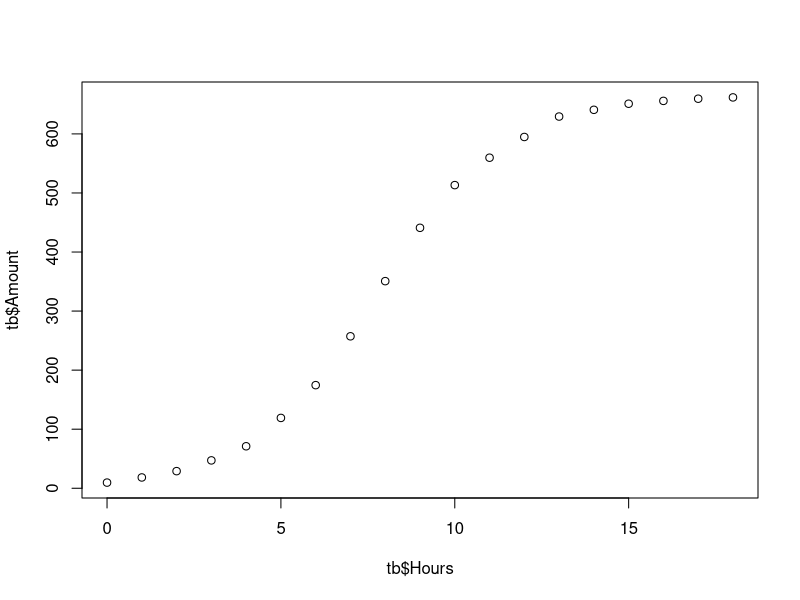
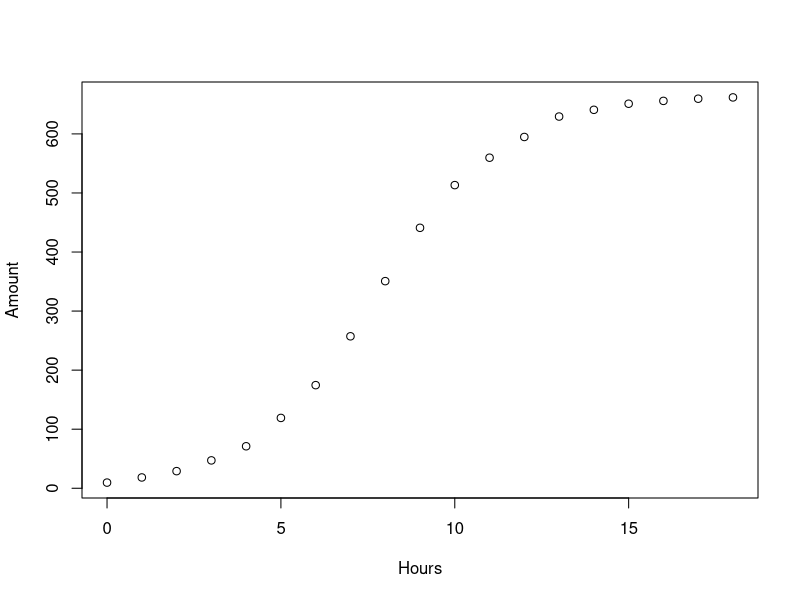
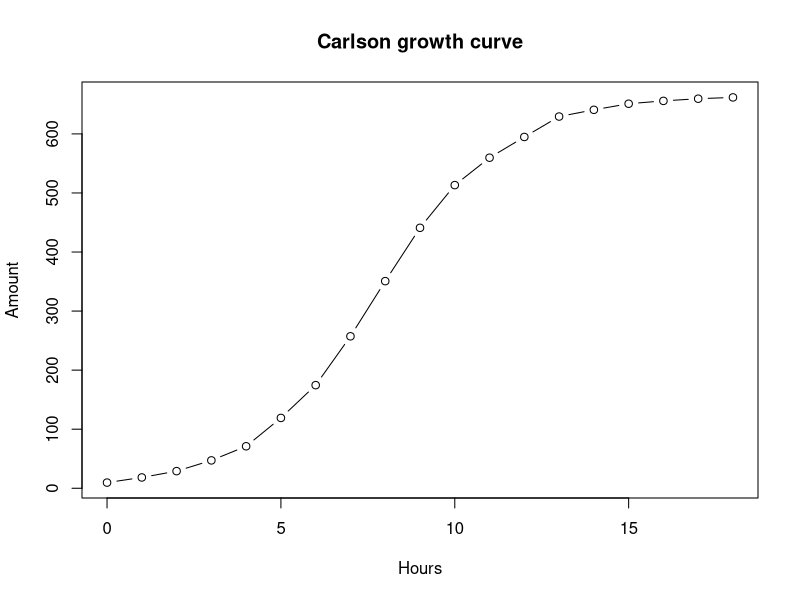
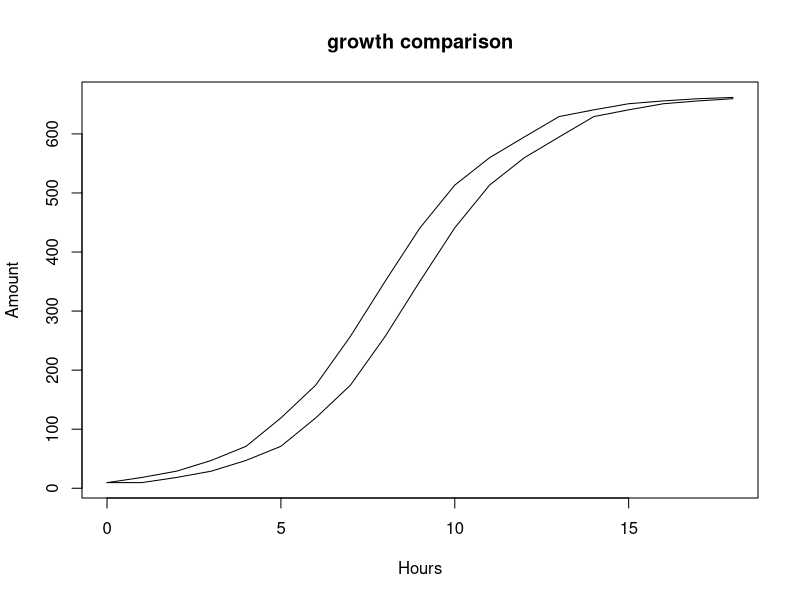
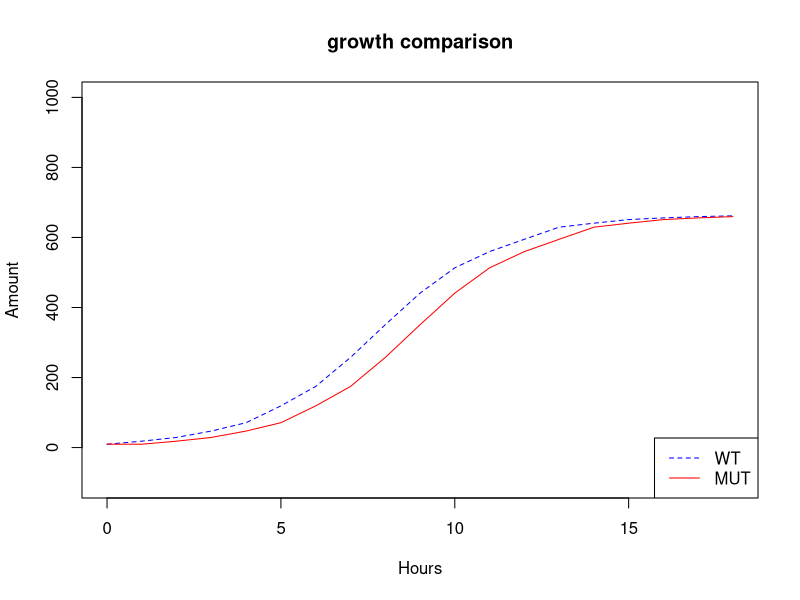
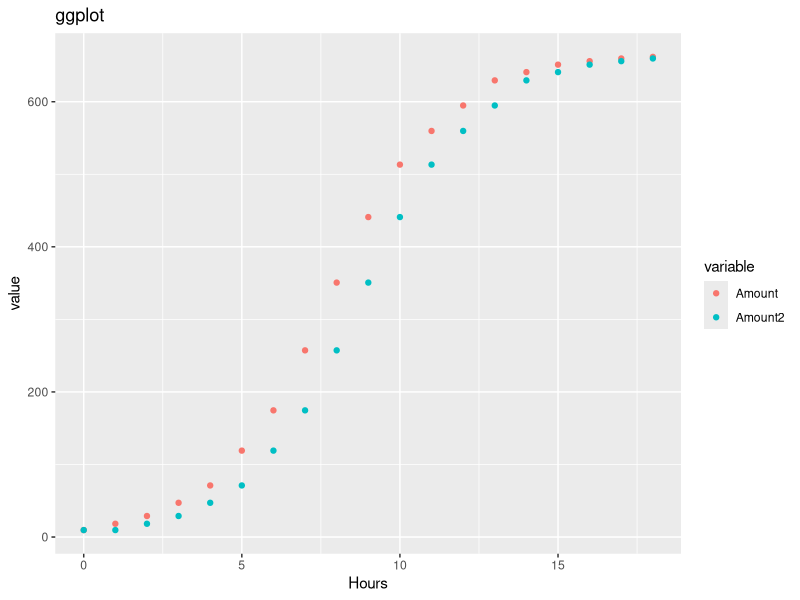
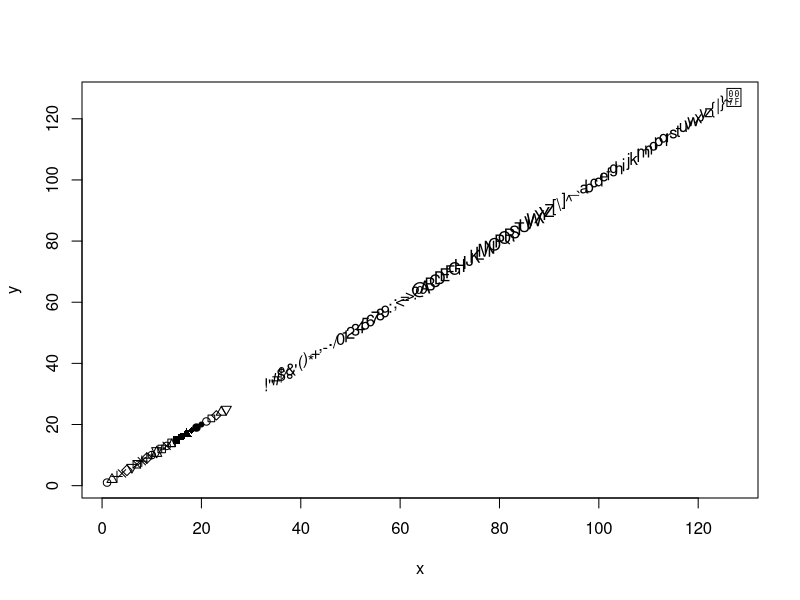
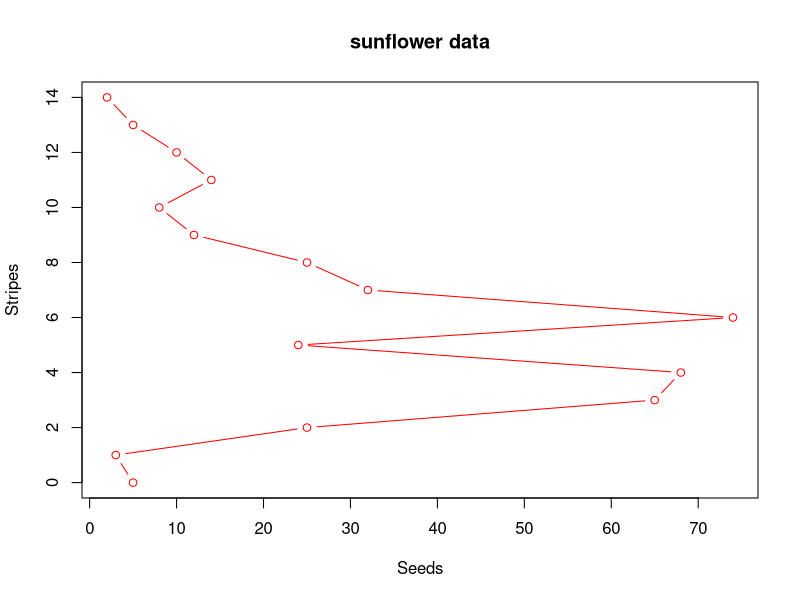

Source code (R) for these figures, in order:
## ---- chunk 1
rm(list=ls()) #clearn my workspace
library(tidyverse)
tb = read.csv("Carlson_Yeast.csv");
## ---- chunk 2
plot( tb$Amount ~ tb$Hours );
## ---- chunk 3
 plot( Amount ~ Hours, data=tb );
## ---- chunk 4
 plot( Amount ~ Hours, data=tb, type="b",
    main="Carlson growth curve" );
## ---- chunk 5
##### the second data set, multiple plots
 tb2 = read.csv( "Carlson2.csv" );

 ##first try, not pretty
 plot( tb2$Amount ~ tb2$Hours, ylab="Amount",xlab="Hours",type="l", 
    main="growth comparison");
 lines( tb2$Amount2 ~ tb2$Hours );

## ---- chunk 6
 ##now, let's add colors
 plot( tb2$Amount ~ tb2$Hours, ylab="Amount",xlab="Hours",type="l",  lty=2, ylim=c(-100, 1000),
    main="growth comparison", col="blue");
 lines( tb2$Amount2 ~ tb2$Hours, col="red", lwd=1 );

 ##add legends
 #legend(2,500,c("Amount","Amount2"), col=c("blue","red"), lwd=c(1,1) )
#legend(12,250        ,c("wt","mutant"), col=c("blue","red"), lwd=c(1,1), lty=c(2,1) )

#legend("bottomright", c("Amount, second amount"))
#legend('bottomright',500,c("wt","mutant"), col=c("blue","red"), lwd=c(1,1))
legend(("bottomright"), c("WT", "MUT"), col=c("Blue","Red"),lwd=c(1,1), lty=c(2,1))

## ---- chunk 7
library(reshape2)
selected_columns = c('Amount', "Amount2")
df_melt <- melt( tb2, measure.vars=selected_columns )
plot <- ggplot(df_melt, aes(x=Hours, y=value, color=variable)) + geom_point()
plot + ggtitle( "ggplot")
## ---- chunk 8
x = 1:127
y = 1:127
plot( y ~x, pch=x)
## ---- chunk 9
##### plot sunflower seed data
 sunflower = read.csv("SunflowerSeedData.csv");

 plot( sunflower$Stripes ~ sunflower$Seeds, ylab="Stripes"
       , xlab="Seeds", main="sunflower data", type="b"
       , col="red"
       )
## ---- chunk 10
ggplot( sunflower, aes(x=Stripes, y=Seeds)) + geom_area()
## ---- chunk 11
 x= seq(1:30)
 y= x^2;
 write.csv(x, "x.csv", row.names=F)
 write.csv(y, "y.csv", row.names=F)
 output = cbind(x, y)
 write.csv(output, "xy-20210518.csv", row.names=F)
 write.table(output, "xy-202120518.tab", sep="\t", row.names=F)
 
## ---- chunk 12
library(tidyverse)

ggplot( as.data.frame(output), aes(x=x, y=y)) + geom_point()
